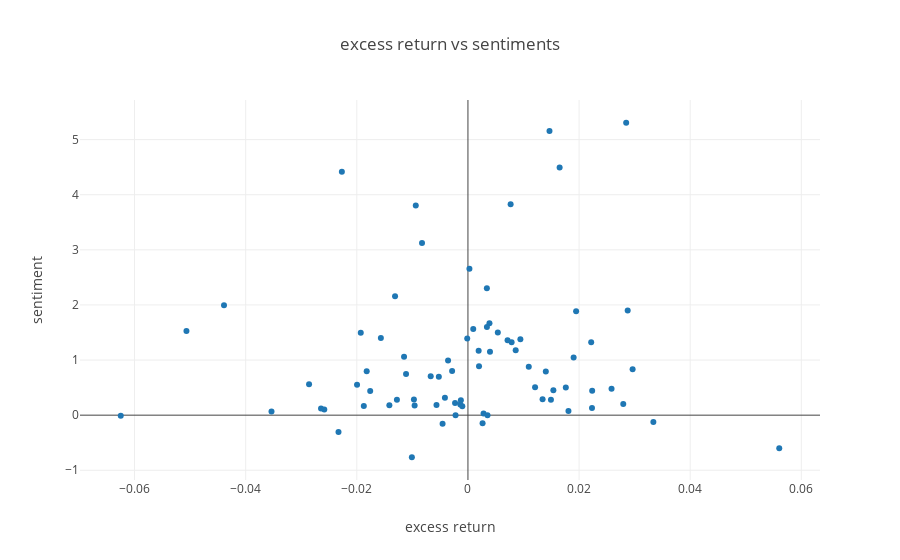

The notebook cell saved with this chart:
### Code cell
scatterdf = compare_df.dropna()[['alpha','sent_textblob']]
plotly_data = [go.Scatter(x = scatterdf.alpha, y = scatterdf.sent_textblob, mode = 'markers')
              ]
layout = go.Layout(
        title = 'excess return vs sentiments',
        xaxis = {'title': 'excess return'},
        yaxis = {'title': 'sentiment'}
)

fig = go.Figure( data = plotly_data, layout= layout)

iplot(fig)
